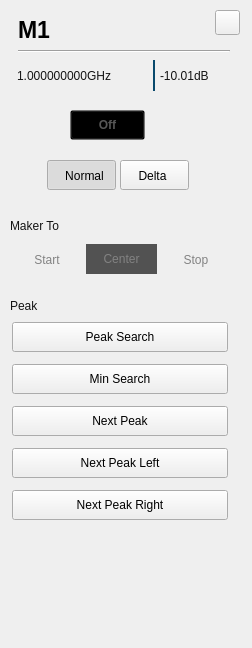
<?xml version="1.0" encoding="UTF-8"?>
<ui version="4.0">
 <class>RtSa_Dialog_BottomMarkerSetup</class>
 <widget class="QWidget" name="RtSa_Dialog_BottomMarkerSetup">
  <property name="geometry">
   <rect>
    <x>0</x>
    <y>0</y>
    <width>252</width>
    <height>648</height>
   </rect>
  </property>
  <property name="windowTitle">
   <string>Form</string>
  </property>
  <property name="styleSheet">
   <string notr="true">/****************indoor****************/
#RtSa_Dialog_BottomMarkerSetup[status = &quot;indoor&quot;]
#line
{
	background-color:rgba(46,46,46,1);
}
#RtSa_Dialog_BottomMarkerSetup[status = &quot;indoor&quot;]
#widget
{
background-color:rgba(211,211,211,0.9);
}
#RtSa_Dialog_BottomMarkerSetup[status = &quot;indoor&quot;]
#widget_title
{
background-color:rgba(211,211,211,0.9);
}
#RtSa_Dialog_BottomMarkerSetup[status = &quot;indoor&quot;]
QPushButton
{
	color:rgba(123, 123, 123,1);
	font: 75 13px &quot;Arial&quot;;
	border-style:flat;
	font-weight:bold;
}
#RtSa_Dialog_BottomMarkerSetup[status = &quot;indoor&quot;]
#pb_MkrToStart:checked,
#pb_normal:checked
{
	background-color:transparent;
	padding: 8px 8px 7px 15px;
	background-image: url(:/rtsa/image/fre_checked_left.png);
}
#RtSa_Dialog_BottomMarkerSetup[status = &quot;indoor&quot;]
#pb_MkrToStart:!checked,
#pb_normal:!checked
{
	background-color:transparent;
	padding: 8px 14px 7px 15px;
	background-image: url(:/rtsa/image/fre_checked_right.png);
}
#RtSa_Dialog_BottomMarkerSetup[status = &quot;indoor&quot;]
#pb_MkrToStop:checked,
#pb_delta:checked
{
    background-color:transparent;
    padding: 8px 5px 7px 6px;
	background-image: url(:/rtsa/image/fre_checked_right.png);
	background-position:right;
}
#RtSa_Dialog_BottomMarkerSetup[status = &quot;indoor&quot;]
#pb_MkrToStop:!checked,
#pb_delta:!checked
{
    background-color:transparent;
    padding: 8px 5px 7px 6px;
	background-image: url(:/rtsa/image/fre_checked_left.png);
	background-position:right;
}
/****************outdoor****************/
#RtSa_Dialog_BottomMarkerSetup[status = &quot;outdoor&quot;]
#line
{
	background-color:rgba(46,46,46,1);
}
#RtSa_Dialog_BottomMarkerSetup[status = &quot;outdoor&quot;]
#widget
{
background-color:rgba(211,211,211,0.9);
}
#RtSa_Dialog_BottomMarkerSetup[status = &quot;outdoor&quot;]
#widget_title
{
background-color:rgba(211,211,211,0.9);
}
#RtSa_Dialog_BottomMarkerSetup[status = &quot;outdoor&quot;]
QPushButton
{
	color:rgba(123, 123, 123,1);
	font: 75 13px &quot;Arial&quot;;
	border-style:flat;
	font-weight:bold;
}
#RtSa_Dialog_BottomMarkerSetup[status = &quot;outdoor&quot;]
#pb_MkrToStart:checked,
#pb_normal:checked
{
	background-color:transparent;
	padding: 8px 8px 7px 15px;
	background-image: url(:/rtsa/image/fre_checked_left.png);
}
#RtSa_Dialog_BottomMarkerSetup[status = &quot;outdoor&quot;]
#pb_MkrToStart:!checked,
#pb_normal:!checked
{
	background-color:transparent;
	padding: 8px 14px 7px 15px;
	background-image: url(:/rtsa/image/fre_checked_right.png);
}
#RtSa_Dialog_BottomMarkerSetup[status = &quot;outdoor&quot;]
#pb_MkrToStop:checked,
#pb_delta:checked
{
    background-color:transparent;
    padding: 8px 5px 7px 6px;
	background-image: url(:/rtsa/image/fre_checked_right.png);
	background-position:right;
}
#RtSa_Dialog_BottomMarkerSetup[status = &quot;outdoor&quot;]
#pb_MkrToStop:!checked,
#pb_delta:!checked
{
    background-color:transparent;
    padding: 8px 5px 7px 6px;
	background-image: url(:/rtsa/image/fre_checked_left.png);
	background-position:right;
}
/****************night****************/
#RtSa_Dialog_BottomMarkerSetup[status = &quot;night&quot;]
#line
{
	background-color:rgba(46,46,46,1);
}
#RtSa_Dialog_BottomMarkerSetup[status = &quot;night&quot;]
#widget
{
background-color:rgba(208,182,139,0.9);
}
#RtSa_Dialog_BottomMarkerSetup[status = &quot;night&quot;]
#widget_title
{
background-color:rgba(208,182,139,0.9);
}
#RtSa_Dialog_BottomMarkerSetup[status = &quot;night&quot;]
QPushButton
{
	color:rgba(123, 123, 123,1);
	font: 75 13px &quot;Arial&quot;;
	border-style:flat;
	font-weight:bold;
}
#RtSa_Dialog_BottomMarkerSetup[status = &quot;night&quot;]
#pb_MkrToStart:checked,
#pb_normal:checked
{
	background-color:transparent;
	padding: 8px 8px 7px 15px;
	background-image: url(:/rtsa/image/fre_checked_left.png);
}
#RtSa_Dialog_BottomMarkerSetup[status = &quot;night&quot;]
#pb_MkrToStart:!checked,
#pb_normal:!checked
{
	background-color:transparent;
	padding: 8px 14px 7px 15px;
	background-image: url(:/rtsa/image/fre_checked_right.png);
}
#RtSa_Dialog_BottomMarkerSetup[status = &quot;night&quot;]
#pb_MkrToStop:checked,
#pb_delta:checked
{
    background-color:transparent;
    padding: 8px 5px 7px 6px;
	background-image: url(:/rtsa/image/fre_checked_right.png);
	background-position:right;
}
#RtSa_Dialog_BottomMarkerSetup[status = &quot;night&quot;]
#pb_MkrToStop:!checked,
#pb_delta:!checked
{
    background-color:transparent;
    padding: 8px 5px 7px 6px;
	background-image: url(:/rtsa/image/fre_checked_left.png);
	background-position:right;
}</string>
  </property>
  <property name="status" stdset="0">
   <string>night</string>
  </property>
  <widget class="QWidget" name="widget_title" native="true">
   <property name="geometry">
    <rect>
     <x>0</x>
     <y>0</y>
     <width>254</width>
     <height>50</height>
    </rect>
   </property>
   <property name="styleSheet">
    <string notr="true">/*background-color:rgba(211,211,211,0.9);*/
</string>
   </property>
   <widget class="QLabel" name="lbTitle">
    <property name="geometry">
     <rect>
      <x>18</x>
      <y>19</y>
      <width>102</width>
      <height>22</height>
     </rect>
    </property>
    <property name="font">
     <font>
      <family>Arial</family>
      <pointsize>17</pointsize>
      <weight>75</weight>
      <bold>true</bold>
     </font>
    </property>
    <property name="styleSheet">
     <string notr="true">#lblTitle
{
	font: 75 20px &quot;Arial&quot;;
	color:rgba(46,46,46,1);
	line-height:13px;
	font-weight:bold;
}</string>
    </property>
    <property name="text">
     <string>M1</string>
    </property>
   </widget>
   <widget class="QPushButton" name="pb_cancel">
    <property name="geometry">
     <rect>
      <x>215</x>
      <y>10</y>
      <width>25</width>
      <height>25</height>
     </rect>
    </property>
    <property name="styleSheet">
     <string notr="true">#RtSa_Dialog_BottomMarkerSetup[status = &quot;indoor&quot;]
#pb_cancel
{
	color:rgba(123, 123, 123,1);
	font: 75 13px &quot;Arial&quot;;
	border-style:flat;
	font-weight:bold;
background-color:rgba(0,0,0,0);
background-image: url(:/rtsa/image/btn_close_normal.png);
}
#RtSa_Dialog_BottomMarkerSetup[status = &quot;indoor&quot;]
#pb_cancel:pressed
{
	color:rgba(123, 123, 123,1);
	font: 75 13px &quot;Arial&quot;;
	border-style:flat;
	font-weight:bold;
background-image: url(:/rtsa/image/btn_close_click.png);
}

#RtSa_Dialog_BottomMarkerSetup[status = &quot;outdoor&quot;]
#pb_cancel
{
	color:rgba(123, 123, 123,1);
	font: 75 13px &quot;Arial&quot;;
	border-style:flat;
	font-weight:bold;
background-color:rgba(0,0,0,0);
background-image: url(:/rtsa/image/btn_close_normal.png);
}
#RtSa_Dialog_BottomMarkerSetup[status = &quot;outdoor&quot;]
#pb_cancel:pressed
{
	color:rgba(123, 123, 123,1);
	font: 75 13px &quot;Arial&quot;;
	border-style:flat;
	font-weight:bold;
background-image: url(:/rtsa/image/btn_close_click.png);
}

#RtSa_Dialog_BottomMarkerSetup[status = &quot;night&quot;]
#pb_cancel
{
	color:rgba(123, 123, 123,1);
	font: 75 13px &quot;Arial&quot;;
	border-style:flat;
	font-weight:bold;
background-color:rgba(0,0,0,0);
border-image: url(:/rtsa/image/night/btn_close_normal.png);
}
#RtSa_Dialog_BottomMarkerSetup[status = &quot;night&quot;]
#pb_cancel:pressed
{
	color:rgba(123, 123, 123,1);
	font: 75 13px &quot;Arial&quot;;
	border-style:flat;
	font-weight:bold;
border-image: url(:/rtsa/image/night/btn_close_click.png);
}</string>
    </property>
    <property name="text">
     <string/>
    </property>
   </widget>
  </widget>
  <widget class="QWidget" name="widget" native="true">
   <property name="geometry">
    <rect>
     <x>0</x>
     <y>50</y>
     <width>252</width>
     <height>648</height>
    </rect>
   </property>
   <property name="styleSheet">
    <string notr="true"/>
   </property>
   <widget class="QPushButton" name="pb_normal">
    <property name="geometry">
     <rect>
      <x>47</x>
      <y>110</y>
      <width>69</width>
      <height>30</height>
     </rect>
    </property>
    <property name="styleSheet">
     <string notr="true">#pb_normal:checked
{
	padding: 8px 4px 7px 10px;
	background-image: url(:/rtsa/image/fre_checked_left.png);
}
#pb_normal:!checked
{
padding: 8px 4px 7px 10px;
	background-image: url(:/rtsa/image/fre_checked_right.png);
}
</string>
    </property>
    <property name="text">
     <string>Normal</string>
    </property>
    <property name="checkable">
     <bool>true</bool>
    </property>
    <property name="checked">
     <bool>true</bool>
    </property>
    <property name="autoExclusive">
     <bool>true</bool>
    </property>
   </widget>
   <widget class="QPushButton" name="pb_MkrToStart">
    <property name="geometry">
     <rect>
      <x>12</x>
      <y>194</y>
      <width>69</width>
      <height>30</height>
     </rect>
    </property>
    <property name="styleSheet">
     <string notr="true">QPushButton
{
color:rgb(130, 130, 130);
border-style:flat;
}
#pb_MkrToStart:checked
{
	padding: 8px 14px 7px 15px;
	background-image: url(:/rtsa/image/fre_checked_left.png);
}
#pb_MkrToStart:!checked
{
padding: 8px 14px 7px 15px;
	background-image: url(:/rtsa/image/fre_checked_right.png);
}
</string>
    </property>
    <property name="text">
     <string>Start</string>
    </property>
    <property name="checkable">
     <bool>true</bool>
    </property>
   </widget>
   <widget class="QPushButton" name="pb_MkrToStop">
    <property name="geometry">
     <rect>
      <x>160</x>
      <y>194</y>
      <width>71</width>
      <height>30</height>
     </rect>
    </property>
    <property name="styleSheet">
     <string notr="true">QPushButton
{
color:rgb(130, 130, 130);
border-style:flat;
/*
font: 75 13pt &quot;Arial&quot;;
*/
}
#pb_MkrToStop:checked
{
padding: 8px 5px 7px 6px;
	background-image: url(:/rtsa/image/fre_checked_right.png);
	background-position:right;
}

#pb_MkrToStop:!checked
{
padding: 8px 5px 7px 6px;
	background-image: url(:/rtsa/image/fre_checked_left.png);
	background-position:right;
}</string>
    </property>
    <property name="text">
     <string>Stop</string>
    </property>
    <property name="checkable">
     <bool>true</bool>
    </property>
   </widget>
   <widget class="QPushButton" name="pb_delta">
    <property name="geometry">
     <rect>
      <x>120</x>
      <y>110</y>
      <width>69</width>
      <height>30</height>
     </rect>
    </property>
    <property name="styleSheet">
     <string notr="true">#pb_delta:checked
{
	padding: 8px 14px 7px 10px;
	background-image: url(:/rtsa/image/fre_checked_right.png);
	background-position:right;
}

#pb_delta:!checked
{
	padding: 8px 14px 7px 10px;
	background-image: url(:/rtsa/image/fre_checked_left.png);
	background-position:right;
}
</string>
    </property>
    <property name="text">
     <string>Delta</string>
    </property>
    <property name="checkable">
     <bool>true</bool>
    </property>
    <property name="autoExclusive">
     <bool>true</bool>
    </property>
   </widget>
   <widget class="QPushButton" name="pb_MkrToCenter">
    <property name="geometry">
     <rect>
      <x>86</x>
      <y>194</y>
      <width>71</width>
      <height>30</height>
     </rect>
    </property>
    <property name="styleSheet">
     <string notr="true">QPushButton
{
color:rgb(130, 130, 130);
border-style:flat;
/*
font: 75 13pt &quot;Arial&quot;;
*/
}
QPushButton::checked
{
background-color: rgb(255, 188, 0);
}
QPushButton::!checked
{
background-color: rgb(82, 82, 82);
}
</string>
    </property>
    <property name="text">
     <string>Center</string>
    </property>
    <property name="checkable">
     <bool>true</bool>
    </property>
   </widget>
   <widget class="QPushButton" name="pb_PeakSearch">
    <property name="geometry">
     <rect>
      <x>12</x>
      <y>272</y>
      <width>216</width>
      <height>30</height>
     </rect>
    </property>
    <property name="styleSheet">
     <string notr="true">#RtSa_Dialog_BottomMarkerSetup[status = &quot;indoor&quot;]
QPushButton
{
	font: 75 13px &quot;Arial&quot;;
	font-weight:bold;
	color:rgba(255, 255, 255, 1);
	background-image: url(:/rtsa/image/btn_w216_nor.png);
	text-align:center;
}
#RtSa_Dialog_BottomMarkerSetup[status = &quot;indoor&quot;]
QPushButton:pressed
{
	
	background-image: url(:/rtsa/image/btn_w216_click.png);
}

#RtSa_Dialog_BottomMarkerSetup[status = &quot;outdoor&quot;]
QPushButton
{
	font: 75 13px &quot;Arial&quot;;
	font-weight:bold;
	color:rgba(0, 0, 0, 1);
	background-image: url(:/rtsa/image/outdoor/btn_w216_nor.png);
	text-align:center;
}
#RtSa_Dialog_BottomMarkerSetup[status = &quot;outdoor&quot;]
QPushButton:pressed
{
	
	background-image: url(:/rtsa/image/btn_w216_click.png);
}

#RtSa_Dialog_BottomMarkerSetup[status = &quot;indoor&quot;]
QPushButton
{
	font: 75 13px &quot;Arial&quot;;
	font-weight:bold;
	color:rgba(255, 255, 255, 1);
	background-image: url(:/rtsa/image/btn_w216_nor.png);
	text-align:center;
}
#RtSa_Dialog_BottomMarkerSetup[status = &quot;indoor&quot;]
QPushButton:pressed
{
	
	background-image: url(:/rtsa/image/btn_w216_click.png);
}

#RtSa_Dialog_BottomMarkerSetup[status = &quot;night&quot;]
QPushButton
{
	font: 75 13px &quot;Arial&quot;;
	font-weight:bold;
	color: #FBDBA7;
	background-image: url(:/rtsa/image/btn_w216_nor.png);
	text-align:center;
}
#RtSa_Dialog_BottomMarkerSetup[status = &quot;night&quot;]
QPushButton:pressed
{
	
	background-image: url(:/rtsa/image/btn_w216_click.png);
}</string>
    </property>
    <property name="text">
     <string>Peak Search</string>
    </property>
    <property name="checkable">
     <bool>true</bool>
    </property>
   </widget>
   <widget class="QPushButton" name="pb_MinSearch">
    <property name="geometry">
     <rect>
      <x>12</x>
      <y>314</y>
      <width>216</width>
      <height>30</height>
     </rect>
    </property>
    <property name="styleSheet">
     <string notr="true">#RtSa_Dialog_BottomMarkerSetup[status = &quot;indoor&quot;]
QPushButton
{
	font: 75 13px &quot;Arial&quot;;
	font-weight:bold;
	color:rgba(255, 255, 255, 1);
	background-image: url(:/rtsa/image/btn_w216_nor.png);
	text-align:center;
}
#RtSa_Dialog_BottomMarkerSetup[status = &quot;indoor&quot;]
QPushButton:pressed
{
	
	background-image: url(:/rtsa/image/btn_w216_click.png);
}

#RtSa_Dialog_BottomMarkerSetup[status = &quot;outdoor&quot;]
QPushButton
{
	font: 75 13px &quot;Arial&quot;;
	font-weight:bold;
	color:rgba(0, 0, 0, 1);
	background-image: url(:/rtsa/image/outdoor/btn_w216_nor.png);
	text-align:center;
}
#RtSa_Dialog_BottomMarkerSetup[status = &quot;outdoor&quot;]
QPushButton:pressed
{
	
	background-image: url(:/rtsa/image/btn_w216_click.png);
}

#RtSa_Dialog_BottomMarkerSetup[status = &quot;indoor&quot;]
QPushButton
{
	font: 75 13px &quot;Arial&quot;;
	font-weight:bold;
	color:rgba(255, 255, 255, 1);
	background-image: url(:/rtsa/image/btn_w216_nor.png);
	text-align:center;
}
#RtSa_Dialog_BottomMarkerSetup[status = &quot;indoor&quot;]
QPushButton:pressed
{
	
	background-image: url(:/rtsa/image/btn_w216_click.png);
}

#RtSa_Dialog_BottomMarkerSetup[status = &quot;night&quot;]
QPushButton
{
	font: 75 13px &quot;Arial&quot;;
	font-weight:bold;
	color: #FBDBA7;
	background-image: url(:/rtsa/image/btn_w216_nor.png);
	text-align:center;
}
#RtSa_Dialog_BottomMarkerSetup[status = &quot;night&quot;]
QPushButton:pressed
{
	
	background-image: url(:/rtsa/image/btn_w216_click.png);
}</string>
    </property>
    <property name="text">
     <string>Min Search</string>
    </property>
    <property name="checkable">
     <bool>true</bool>
    </property>
   </widget>
   <widget class="QPushButton" name="pb_NextPeakLeft">
    <property name="geometry">
     <rect>
      <x>12</x>
      <y>398</y>
      <width>216</width>
      <height>30</height>
     </rect>
    </property>
    <property name="styleSheet">
     <string notr="true">#RtSa_Dialog_BottomMarkerSetup[status = &quot;indoor&quot;]
QPushButton
{
	font: 75 13px &quot;Arial&quot;;
	font-weight:bold;
	color:rgba(255, 255, 255, 1);
	background-image: url(:/rtsa/image/btn_w216_nor.png);
	text-align:center;
}
#RtSa_Dialog_BottomMarkerSetup[status = &quot;indoor&quot;]
QPushButton:pressed
{
	
	background-image: url(:/rtsa/image/btn_w216_click.png);
}

#RtSa_Dialog_BottomMarkerSetup[status = &quot;outdoor&quot;]
QPushButton
{
	font: 75 13px &quot;Arial&quot;;
	font-weight:bold;
	color:rgba(0, 0, 0, 1);
	background-image: url(:/rtsa/image/outdoor/btn_w216_nor.png);
	text-align:center;
}
#RtSa_Dialog_BottomMarkerSetup[status = &quot;outdoor&quot;]
QPushButton:pressed
{
	
	background-image: url(:/rtsa/image/btn_w216_click.png);
}

#RtSa_Dialog_BottomMarkerSetup[status = &quot;indoor&quot;]
QPushButton
{
	font: 75 13px &quot;Arial&quot;;
	font-weight:bold;
	color:rgba(255, 255, 255, 1);
	background-image: url(:/rtsa/image/btn_w216_nor.png);
	text-align:center;
}
#RtSa_Dialog_BottomMarkerSetup[status = &quot;indoor&quot;]
QPushButton:pressed
{
	
	background-image: url(:/rtsa/image/btn_w216_click.png);
}

#RtSa_Dialog_BottomMarkerSetup[status = &quot;night&quot;]
QPushButton
{
	font: 75 13px &quot;Arial&quot;;
	font-weight:bold;
	color: #FBDBA7;
	background-image: url(:/rtsa/image/btn_w216_nor.png);
	text-align:center;
}
#RtSa_Dialog_BottomMarkerSetup[status = &quot;night&quot;]
QPushButton:pressed
{
	
	background-image: url(:/rtsa/image/btn_w216_click.png);
}</string>
    </property>
    <property name="text">
     <string>Next Peak Left</string>
    </property>
    <property name="checkable">
     <bool>true</bool>
    </property>
   </widget>
   <widget class="QPushButton" name="pb_NextPeakRight">
    <property name="geometry">
     <rect>
      <x>12</x>
      <y>440</y>
      <width>216</width>
      <height>30</height>
     </rect>
    </property>
    <property name="styleSheet">
     <string notr="true">#RtSa_Dialog_BottomMarkerSetup[status = &quot;indoor&quot;]
QPushButton
{
	font: 75 13px &quot;Arial&quot;;
	font-weight:bold;
	color:rgba(255, 255, 255, 1);
	background-image: url(:/rtsa/image/btn_w216_nor.png);
	text-align:center;
}
#RtSa_Dialog_BottomMarkerSetup[status = &quot;indoor&quot;]
QPushButton:pressed
{
	
	background-image: url(:/rtsa/image/btn_w216_click.png);
}

#RtSa_Dialog_BottomMarkerSetup[status = &quot;outdoor&quot;]
QPushButton
{
	font: 75 13px &quot;Arial&quot;;
	font-weight:bold;
	color:rgba(0, 0, 0, 1);
	background-image: url(:/rtsa/image/outdoor/btn_w216_nor.png);
	text-align:center;
}
#RtSa_Dialog_BottomMarkerSetup[status = &quot;outdoor&quot;]
QPushButton:pressed
{
	
	background-image: url(:/rtsa/image/btn_w216_click.png);
}

#RtSa_Dialog_BottomMarkerSetup[status = &quot;indoor&quot;]
QPushButton
{
	font: 75 13px &quot;Arial&quot;;
	font-weight:bold;
	color:rgba(255, 255, 255, 1);
	background-image: url(:/rtsa/image/btn_w216_nor.png);
	text-align:center;
}
#RtSa_Dialog_BottomMarkerSetup[status = &quot;indoor&quot;]
QPushButton:pressed
{
	
	background-image: url(:/rtsa/image/btn_w216_click.png);
}

#RtSa_Dialog_BottomMarkerSetup[status = &quot;night&quot;]
QPushButton
{
	font: 75 13px &quot;Arial&quot;;
	font-weight:bold;
	color: #FBDBA7;
	background-image: url(:/rtsa/image/btn_w216_nor.png);
	text-align:center;
}
#RtSa_Dialog_BottomMarkerSetup[status = &quot;night&quot;]
QPushButton:pressed
{
	
	background-image: url(:/rtsa/image/btn_w216_click.png);
}</string>
    </property>
    <property name="text">
     <string>Next Peak Right</string>
    </property>
    <property name="checkable">
     <bool>true</bool>
    </property>
   </widget>
   <widget class="QPushButton" name="pb_NextPeak">
    <property name="geometry">
     <rect>
      <x>12</x>
      <y>356</y>
      <width>216</width>
      <height>30</height>
     </rect>
    </property>
    <property name="styleSheet">
     <string notr="true">#RtSa_Dialog_BottomMarkerSetup[status = &quot;indoor&quot;]
QPushButton
{
	font: 75 13px &quot;Arial&quot;;
	font-weight:bold;
	color:rgba(255, 255, 255, 1);
	background-image: url(:/rtsa/image/btn_w216_nor.png);
	text-align:center;
}
#RtSa_Dialog_BottomMarkerSetup[status = &quot;indoor&quot;]
QPushButton:pressed
{
	
	background-image: url(:/rtsa/image/btn_w216_click.png);
}

#RtSa_Dialog_BottomMarkerSetup[status = &quot;outdoor&quot;]
QPushButton
{
	font: 75 13px &quot;Arial&quot;;
	font-weight:bold;
	color:rgba(0, 0, 0, 1);
	background-image: url(:/rtsa/image/outdoor/btn_w216_nor.png);
	text-align:center;
}
#RtSa_Dialog_BottomMarkerSetup[status = &quot;outdoor&quot;]
QPushButton:pressed
{
	
	background-image: url(:/rtsa/image/btn_w216_click.png);
}

#RtSa_Dialog_BottomMarkerSetup[status = &quot;indoor&quot;]
QPushButton
{
	font: 75 13px &quot;Arial&quot;;
	font-weight:bold;
	color:rgba(255, 255, 255, 1);
	background-image: url(:/rtsa/image/btn_w216_nor.png);
	text-align:center;
}
#RtSa_Dialog_BottomMarkerSetup[status = &quot;indoor&quot;]
QPushButton:pressed
{
	
	background-image: url(:/rtsa/image/btn_w216_click.png);
}

#RtSa_Dialog_BottomMarkerSetup[status = &quot;night&quot;]
QPushButton
{
	font: 75 13px &quot;Arial&quot;;
	font-weight:bold;
	color: #FBDBA7;
	background-image: url(:/rtsa/image/btn_w216_nor.png);
	text-align:center;
}
#RtSa_Dialog_BottomMarkerSetup[status = &quot;night&quot;]
QPushButton:pressed
{
	
	background-image: url(:/rtsa/image/btn_w216_click.png);
}</string>
    </property>
    <property name="text">
     <string>Next Peak</string>
    </property>
    <property name="checkable">
     <bool>true</bool>
    </property>
   </widget>
   <widget class="QLabel" name="lbFreq">
    <property name="geometry">
     <rect>
      <x>14</x>
      <y>10</y>
      <width>141</width>
      <height>31</height>
     </rect>
    </property>
    <property name="styleSheet">
     <string notr="true">	color:rgb(20, 20, 20);
	border:2px;
	border-right-style:solid;
	border-right-color: rgb(9, 73, 108);</string>
    </property>
    <property name="text">
     <string>1.000000000GHz</string>
    </property>
   </widget>
   <widget class="QLabel" name="label_2">
    <property name="geometry">
     <rect>
      <x>160</x>
      <y>10</y>
      <width>91</width>
      <height>31</height>
     </rect>
    </property>
    <property name="styleSheet">
     <string notr="true">	color:rgb(20, 20, 20);
	border:2px;</string>
    </property>
    <property name="text">
     <string>-10.01dB</string>
    </property>
   </widget>
   <widget class="QLabel" name="label_3">
    <property name="geometry">
     <rect>
      <x>10</x>
      <y>160</y>
      <width>91</width>
      <height>31</height>
     </rect>
    </property>
    <property name="styleSheet">
     <string notr="true">	color:rgb(20, 20, 20);
	border:2px;</string>
    </property>
    <property name="text">
     <string>Maker To</string>
    </property>
   </widget>
   <widget class="QLabel" name="label_4">
    <property name="geometry">
     <rect>
      <x>10</x>
      <y>240</y>
      <width>91</width>
      <height>31</height>
     </rect>
    </property>
    <property name="styleSheet">
     <string notr="true">	color:rgb(20, 20, 20);
	border:2px;</string>
    </property>
    <property name="text">
     <string>Peak</string>
    </property>
   </widget>
   <widget class="QPushButton" name="pb_visible">
    <property name="geometry">
     <rect>
      <x>70</x>
      <y>60</y>
      <width>75</width>
      <height>30</height>
     </rect>
    </property>
    <property name="styleSheet">
     <string notr="true">QPushButton
{
	background-color:rgba(0,0,0,0);
	font: 75 13px &quot;Arial&quot;;
	font-weight:bold;
	color:rgba(87, 87, 87, 1);
}
QPushButton::checked
{
	padding:7px 30px 6px 25px;
	color:rgba(87, 87, 87, 1);
	border-image: url(:/rtsa/image/toggle_on.png);
}
QPushButton::!checked
{
	padding:7px 17px 6px 36px;
	color:rgba(123, 123, 123, 1);
	border-image: url(:/rtsa/image/toggle_off.png);
}
</string>
    </property>
    <property name="text">
     <string>Off</string>
    </property>
    <property name="checkable">
     <bool>true</bool>
    </property>
    <property name="checked">
     <bool>true</bool>
    </property>
   </widget>
   <widget class="Line" name="line">
    <property name="geometry">
     <rect>
      <x>18</x>
      <y>0</y>
      <width>212</width>
      <height>2</height>
     </rect>
    </property>
    <property name="orientation">
     <enum>Qt::Horizontal</enum>
    </property>
   </widget>
  </widget>
 </widget>
 <resources/>
 <connections/>
</ui>
